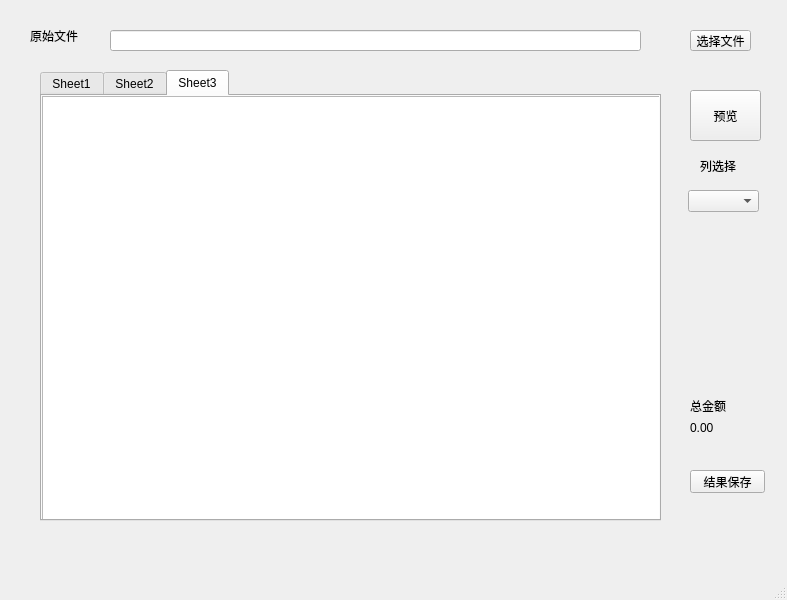
<?xml version="1.0" encoding="UTF-8"?>
<ui version="4.0">
 <class>MainWindow</class>
 <widget class="QMainWindow" name="MainWindow">
  <property name="geometry">
   <rect>
    <x>0</x>
    <y>0</y>
    <width>787</width>
    <height>600</height>
   </rect>
  </property>
  <property name="windowTitle">
   <string>研发配盘</string>
  </property>
  <widget class="QWidget" name="centralwidget">
   <widget class="QLabel" name="label">
    <property name="geometry">
     <rect>
      <x>30</x>
      <y>20</y>
      <width>61</width>
      <height>31</height>
     </rect>
    </property>
    <property name="text">
     <string>原始文件</string>
    </property>
   </widget>
   <widget class="QLineEdit" name="lineEdit">
    <property name="geometry">
     <rect>
      <x>110</x>
      <y>30</y>
      <width>531</width>
      <height>21</height>
     </rect>
    </property>
   </widget>
   <widget class="QPushButton" name="pushButton">
    <property name="geometry">
     <rect>
      <x>690</x>
      <y>30</y>
      <width>61</width>
      <height>21</height>
     </rect>
    </property>
    <property name="text">
     <string>选择文件</string>
    </property>
   </widget>
   <widget class="QTabWidget" name="tabWidget">
    <property name="geometry">
     <rect>
      <x>40</x>
      <y>70</y>
      <width>621</width>
      <height>451</height>
     </rect>
    </property>
    <property name="currentIndex">
     <number>2</number>
    </property>
    <widget class="QWidget" name="tab">
     <attribute name="title">
      <string>Sheet1</string>
     </attribute>
     <widget class="QTableWidget" name="tableWidget">
      <property name="geometry">
       <rect>
        <x>0</x>
        <y>0</y>
        <width>621</width>
        <height>431</height>
       </rect>
      </property>
     </widget>
    </widget>
    <widget class="QWidget" name="tab_2">
     <attribute name="title">
      <string>Sheet2</string>
     </attribute>
     <widget class="QTableWidget" name="tableWidget_2">
      <property name="geometry">
       <rect>
        <x>0</x>
        <y>0</y>
        <width>621</width>
        <height>431</height>
       </rect>
      </property>
     </widget>
    </widget>
    <widget class="QWidget" name="tab_3">
     <attribute name="title">
      <string>Sheet3</string>
     </attribute>
     <widget class="QTableWidget" name="tableWidget_3">
      <property name="geometry">
       <rect>
        <x>0</x>
        <y>0</y>
        <width>621</width>
        <height>431</height>
       </rect>
      </property>
     </widget>
    </widget>
   </widget>
   <widget class="QPushButton" name="pushButton_2">
    <property name="geometry">
     <rect>
      <x>690</x>
      <y>470</y>
      <width>75</width>
      <height>23</height>
     </rect>
    </property>
    <property name="text">
     <string>结果保存</string>
    </property>
   </widget>
   <widget class="QLabel" name="label_2">
    <property name="geometry">
     <rect>
      <x>690</x>
      <y>400</y>
      <width>54</width>
      <height>12</height>
     </rect>
    </property>
    <property name="text">
     <string>总金额</string>
    </property>
   </widget>
   <widget class="QLabel" name="label_3">
    <property name="geometry">
     <rect>
      <x>690</x>
      <y>420</y>
      <width>61</width>
      <height>16</height>
     </rect>
    </property>
    <property name="text">
     <string>0.00</string>
    </property>
   </widget>
   <widget class="QLabel" name="label_4">
    <property name="geometry">
     <rect>
      <x>700</x>
      <y>160</y>
      <width>54</width>
      <height>12</height>
     </rect>
    </property>
    <property name="text">
     <string>列选择</string>
    </property>
   </widget>
   <widget class="QComboBox" name="comboBox">
    <property name="geometry">
     <rect>
      <x>688</x>
      <y>190</y>
      <width>71</width>
      <height>22</height>
     </rect>
    </property>
   </widget>
   <widget class="QPushButton" name="pushButton_3">
    <property name="geometry">
     <rect>
      <x>690</x>
      <y>90</y>
      <width>71</width>
      <height>51</height>
     </rect>
    </property>
    <property name="text">
     <string>预览</string>
    </property>
   </widget>
  </widget>
  <widget class="QMenuBar" name="menubar">
   <property name="geometry">
    <rect>
     <x>0</x>
     <y>0</y>
     <width>787</width>
     <height>23</height>
    </rect>
   </property>
  </widget>
  <widget class="QStatusBar" name="statusbar"/>
 </widget>
 <resources/>
 <connections/>
</ui>
